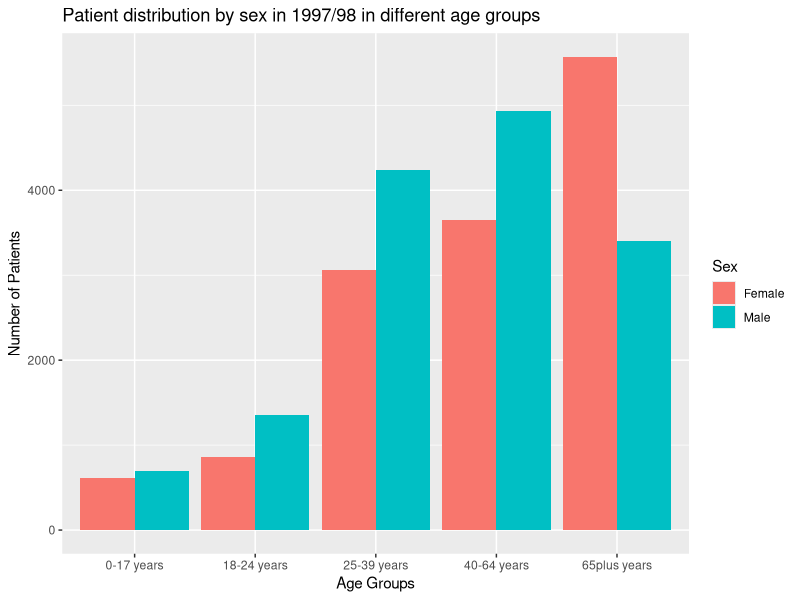
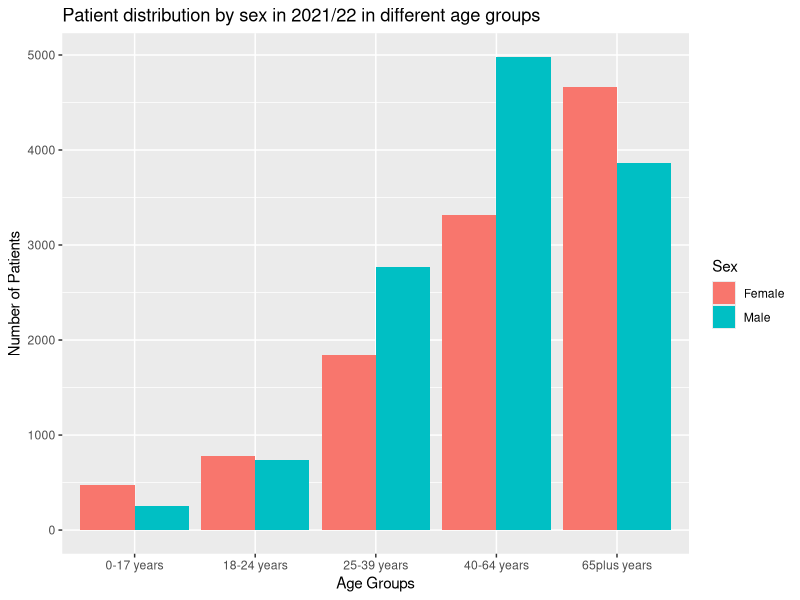
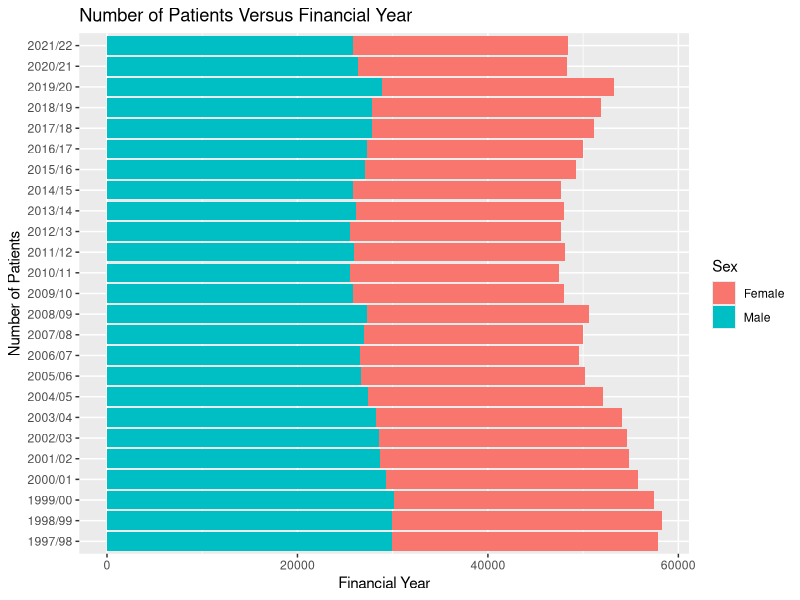
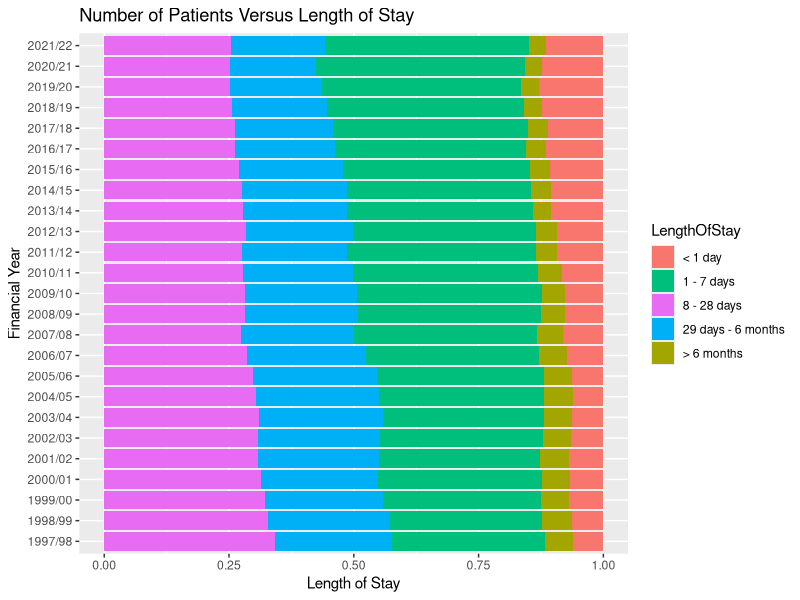
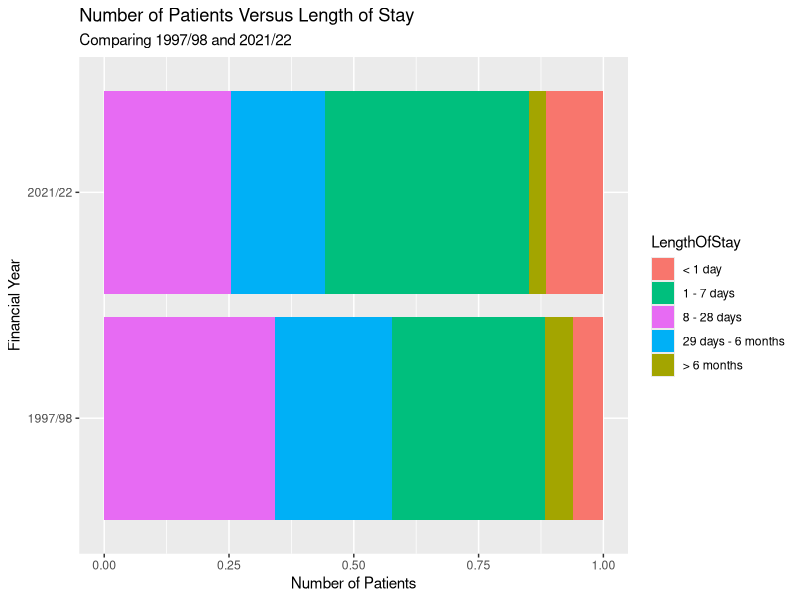
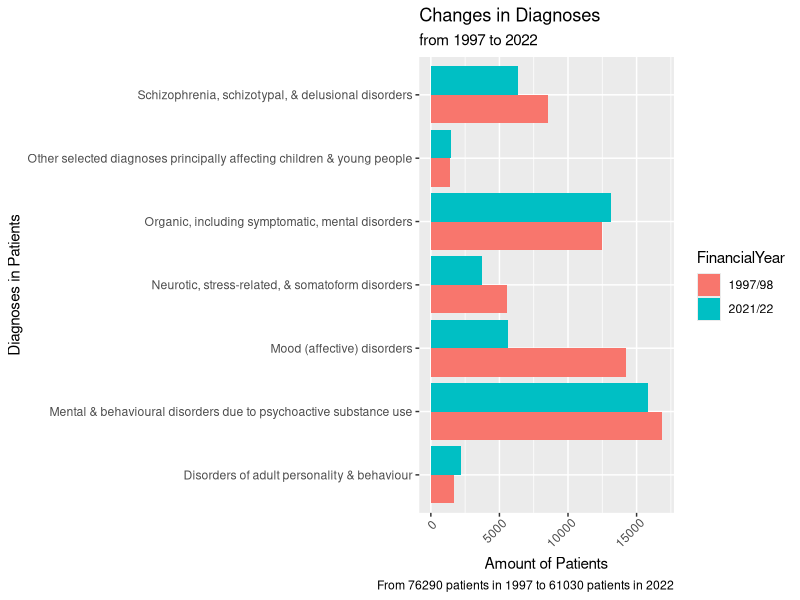
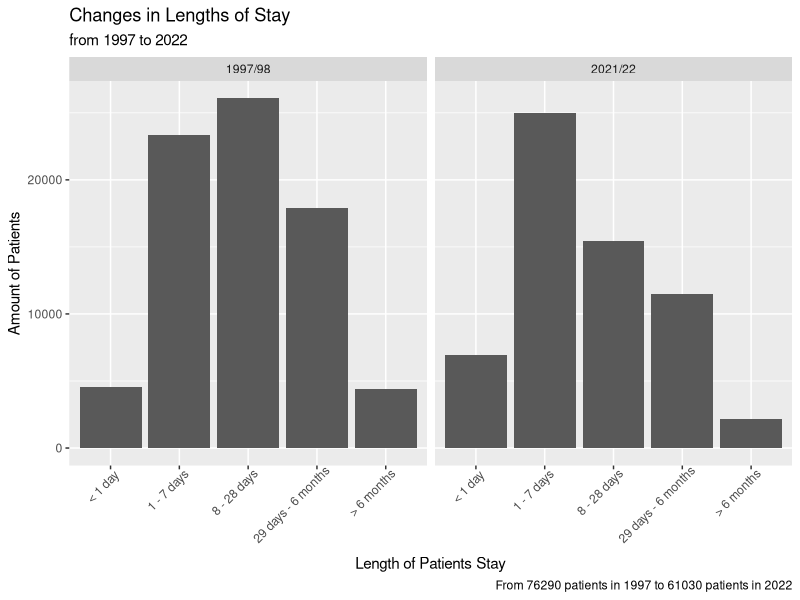
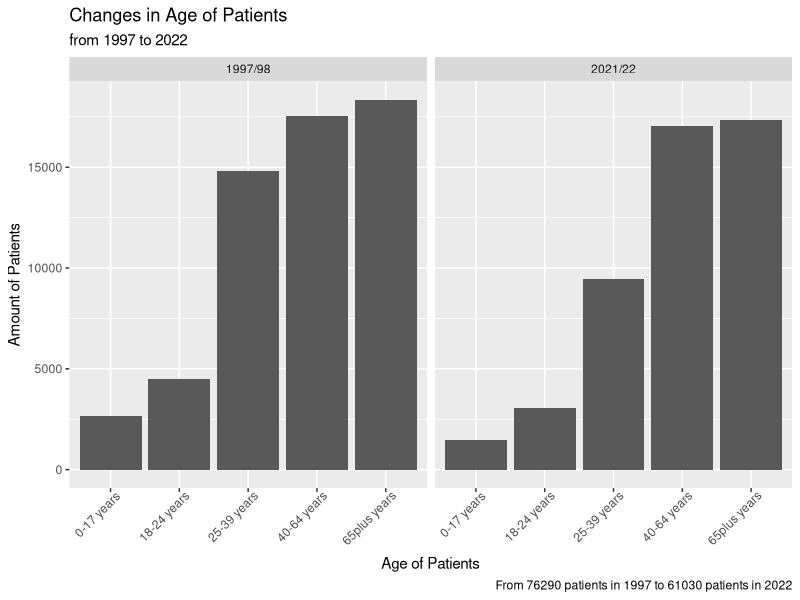

These charts were generated, in order, by the following R code:
## ---- chunk 1
knitr::opts_chunk$set(echo = TRUE)
## ---- chunk 2
library(tidyverse)
library(ggplot2)
# Add any other libraries here



## ---- chunk 3
# Load your data
mental_health_inpatient_activity_age_sex <- read_csv("data/mental-health-inpatient-activity-age-sex.csv")
y97_98<-filter(mental_health_inpatient_activity_age_sex,FinancialYear=="1997/98")
y21_22<-filter(mental_health_inpatient_activity_age_sex,FinancialYear=="2021/22")
plot1<-ggplot(y97_98,aes(fill=Sex,y=PatientsCount,x=AgeGroup))+geom_bar(position="dodge",stat="identity")+ labs(title = "Patient distribution by sex in 1997/98 in different age groups",
       x = "Age Groups", 
       y = "Number of Patients")
plot2<-ggplot(y21_22,aes(fill=Sex,y=PatientsCount,x=AgeGroup))+geom_bar(position="dodge",stat="identity")+labs(title = "Patient distribution by sex in 2021/22 in different age groups",
       x = "Age Groups", 
       y = "Number of Patients")
plot1
plot2

#ggplot(new_df1,aes(fill=Sex,y=PatientsCount,x=AgeGroup))+geom_bar(position="dodge",stat="identity")

age.sex <- read_csv("data/mental-health-inpatient-activity-age-sex.csv")
length.of.stay <- read_csv("data/mental-health-inpatient-activity-length-of-stay.csv")
diagnosis <- read_csv("data/mental-health-inpatient-activity-diagnosis-trend.csv")

#Bar chart for number of patients vs. financial year
age.sex %>% 
  filter(HBR == "S92000003") %>%
  group_by(FinancialYear, Sex) %>%
  summarise(amount = sum(PatientsCount)) %>%
  ggplot(aes(y = FinancialYear, 
             x = amount, 
             fill = Sex)) +
  geom_col() +
  labs(x = "Financial Year",
       y = "Number of Patients",
       title = "Number of Patients Versus Financial Year")

#Bar chart for number of patients vs. length of stay
length.of.stay %>% 
  filter(HBT == "S92000003") %>%
  group_by(FinancialYear, LengthOfStay) %>%
  summarise(amount = sum(NumberOfStays)) %>%
  ggplot(aes(y = FinancialYear,
             x = amount, 
             fill = LengthOfStay)) +
  geom_col(position = "fill") +
  labs(x = "Length of Stay",
       y = "Financial Year",
       title = "Number of Patients Versus Length of Stay") +
  scale_fill_discrete(breaks = c('< 1 day', 
                                 '1 - 7 days',
                                 '8 - 28 days',
                                 '29 days - 6 months',
                                 '> 6 months'))

#Comparing length of stay for patients in 1997/98 and 2021/22
length.of.stay %>%
  filter(HBT == "S92000003",
         FinancialYear == "1997/98" | 
           FinancialYear == "2021/22") %>%
  group_by(FinancialYear, LengthOfStay) %>%
  summarise(amount = sum(NumberOfStays)) %>%
  ggplot(aes(y = FinancialYear,
             x = amount, 
             fill = LengthOfStay)) +
  geom_col(position = "fill") +
  labs(x = "Number of Patients",
       y = "Financial Year",
       title = "Number of Patients Versus Length of Stay",
       subtitle = "Comparing 1997/98 and 2021/22") +
  scale_fill_discrete(breaks = c('< 1 day', 
                                 '1 - 7 days',
                                 '8 - 28 days',
                                 '29 days - 6 months',
                                 '> 6 months'))
#If someone knows how to reorder the lengthofstay ^^

#mutating diagnosis to contain a column with the types of diagnosis based on the code
diagnosis <- diagnosis %>% mutate(
              DiagnosisName = case_when(
                ICD10Codes == "F00 - F09 or Chapter G and second position F00" ~ "Organic, including symptomatic, mental disorders",
                ICD10Codes == "F10 - F19" ~ "Mental & behavioural disorders due to psychoactive substance use",
                ICD10Codes == "F20 - F29" ~ "Schizophrenia, schizotypal, & delusional disorders",
                ICD10Codes == "F30 - F39" ~ "Mood (affective) disorders",
                ICD10Codes == "F40 - F49" ~ "Neurotic, stress-related, & somatoform disorders",
                ICD10Codes == "F60 - F69" ~ "Disorders of adult personality & behaviour",
                ICD10Codes == "F50 - F59, F70 - F99" ~ "Other selected diagnoses principally affecting children & young people"
               )
              )

#bar chart for 1997/88 and 2021/22 based on diagnoses and amount of patients
diagnosis %>% filter(HBT == "S92000003",
                     FinancialYear == "1997/98" | 
           FinancialYear == "2021/22") %>%
              group_by(FinancialYear, DiagnosisName) %>%
              summarise(amount = sum(PatientsCount)) %>%
              ggplot(aes(x = amount, y = DiagnosisName, fill = FinancialYear)) +
              theme(axis.text.x=element_text(angle=45, hjust=0.9)) +
              geom_bar(position = "dodge", stat = "identity") +
              labs(y = "Diagnoses in Patients", 
                        x = "Amount of Patients", 
                        title = "Changes in Diagnoses", 
                        subtitle = "from 1997 to 2022",
                        caption = "From 76290 patients in 1997 to 61030 patients in 2022",
                        legend = "Financial Year"
                        )

#bar chart for 1997/88 and 2021/22 based on length of stay and amount of patients
length.of.stay %>% filter(HBT == "S92000003",
                       FinancialYear == "1997/98" | 
                       FinancialYear == "2021/22") %>%
                   group_by(FinancialYear, LengthOfStay) %>%
                   summarise(Amount = sum(NumberOfStays)) %>%
                   mutate(
                     Order = case_when(
                       LengthOfStay == "< 1 day" ~ 1,
                       LengthOfStay == "1 - 7 days" ~ 2,
                       LengthOfStay == "8 - 28 days" ~ 3,
                       LengthOfStay == "29 days - 6 months" ~ 4,
                       LengthOfStay == "> 6 months" ~ 5
                     )
                   ) %>%
                   ggplot(aes(x = reorder(LengthOfStay, +Order), y = Amount)) +
                   facet_wrap(vars(FinancialYear)) +
                   geom_bar(position = "dodge", stat = "identity") +
                   theme(axis.text.x=element_text(angle=45, hjust=0.9)) +
                   labs(x = "Length of Patients Stay", 
                        y = "Amount of Patients", 
                        title = "Changes in Lengths of Stay", 
                        subtitle = "from 1997 to 2022",
                        caption = "From 76290 patients in 1997 to 61030 patients in 2022"
                        )

#bar chart for 1997/88 and 2021/22 based on age and amount of patients
age.sex %>% filter(HBR == "S92000003",
                       FinancialYear == "1997/98" | 
                       FinancialYear == "2021/22") %>%
                   group_by(FinancialYear, AgeGroup) %>%
                   summarise(Amount = sum(PatientsCount)) %>%
                   mutate(
                     Order = case_when(
                       AgeGroup == "0-17 years" ~ 1,
                       AgeGroup == "18-24 years" ~ 2,
                       AgeGroup == "25-39 years" ~ 3,
                       AgeGroup == "40-64 years" ~ 4,
                       AgeGroup == "65plus years" ~ 5
                     )
                   ) %>%
                   ggplot(aes(x = reorder(AgeGroup, +Order), y = Amount)) +
                   facet_wrap(vars(FinancialYear)) +
                   geom_bar(position = "dodge", stat = "identity") +
                   theme(axis.text.x=element_text(angle=45, hjust=0.9)) +
                   labs(x = "Age of Patients", 
                        y = "Amount of Patients", 
                        title = "Changes in Age of Patients", 
                        subtitle = "from 1997 to 2022",
                        caption = "From 76290 patients in 1997 to 61030 patients in 2022"
                        )

#calculating average length of stay for each year (decreasing trend)
length.of.stay %>% filter(HBT == "S92000003",) %>%
                   group_by(FinancialYear, LengthOfStay) %>%
                   summarise(Amount = sum(NumberOfStays)) %>%
                   mutate(
                     Midpoint = case_when(
                         LengthOfStay == "< 1 day" ~ 0.5,
                         LengthOfStay == "1 - 7 days" ~ 4,
                         LengthOfStay == "8 - 28 days" ~ 18,
                         LengthOfStay == "29 days - 6 months" ~ 98.5,
                         LengthOfStay == "> 6 months" ~ 100 
                      ),
                     TotalStays = Midpoint * Amount
                   ) %>%
                   group_by(FinancialYear) %>%
                   summarise(TotalStaysYearly = sum(TotalStays), TotalAmount = sum(Amount)) %>%
                   mutate(
                     AverageStay = TotalStaysYearly / TotalAmount
                   ) %>%
                   ggplot(aes(y = AverageStay, x = FinancialYear)) +
                   geom_col() +
                   theme(axis.text.x=element_text(angle=45, hjust=0.9))
                
